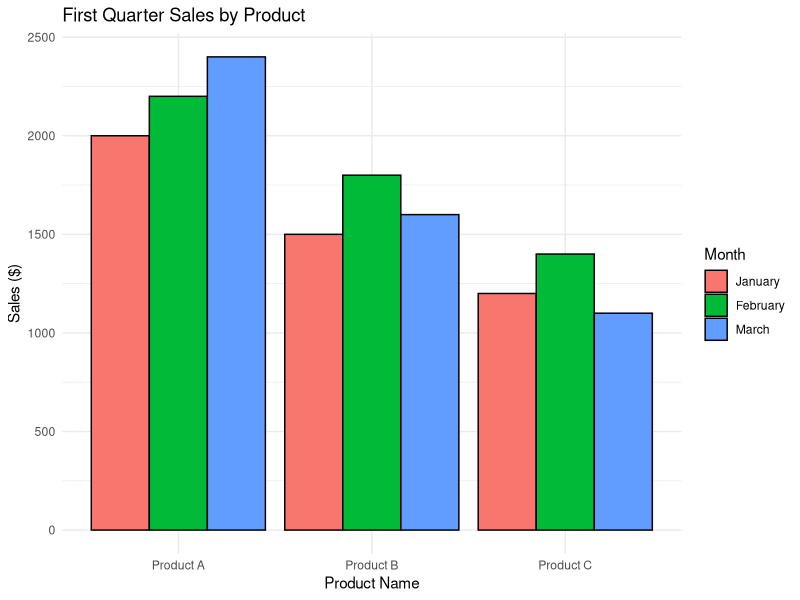
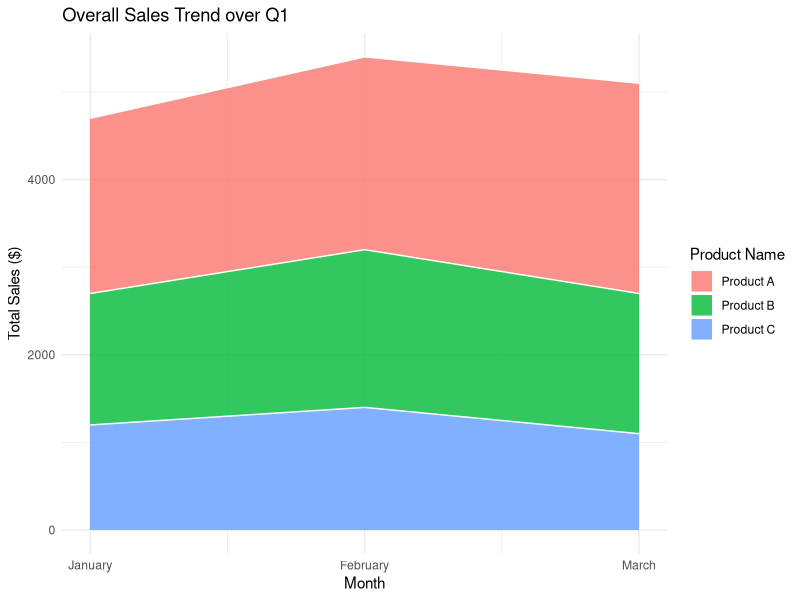

Reproduce these figures in R, in order.
library(ggplot2)
library(tidyr)
product_sales <- data.frame(
  ProductID = c(1, 2, 3),
  ProductName = c("Product A", "Product B", "Product C"),
  January = c(2000, 1500, 1200),
  February = c(2200, 1800, 1400),
  March = c(2400, 1600, 1100)
)
sales_long <- pivot_longer(product_sales, 
                           cols = c("January", "February", "March"), 
                           names_to = "Month", 
                           values_to = "Sales")
sales_long$Month <- factor(sales_long$Month, levels = c("January", "February", "March"))
sales_long$MonthNum <- as.numeric(sales_long$Month)
print("Monthly Sales Data for Each Product:")
print(product_sales)
grouped_bar <- ggplot(sales_long, aes(x = ProductName, y = Sales, fill = Month)) +
  geom_bar(stat = "identity", position = position_dodge(), color = "black") +
  theme_minimal() +
  labs(title = "First Quarter Sales by Product", 
       x = "Product Name", 
       y = "Sales ($)",
       fill = "Month")

print(grouped_bar)
stacked_area <- ggplot(sales_long, aes(x = MonthNum, y = Sales, fill = ProductName)) +
  geom_area(alpha = 0.8, color = "white") +
  scale_x_continuous(breaks = 1:3, labels = c("January", "February", "March")) +
  theme_minimal() +
  labs(title = "Overall Sales Trend over Q1", 
       x = "Month", 
       y = "Total Sales ($)",
       fill = "Product Name")

print(stacked_area)
